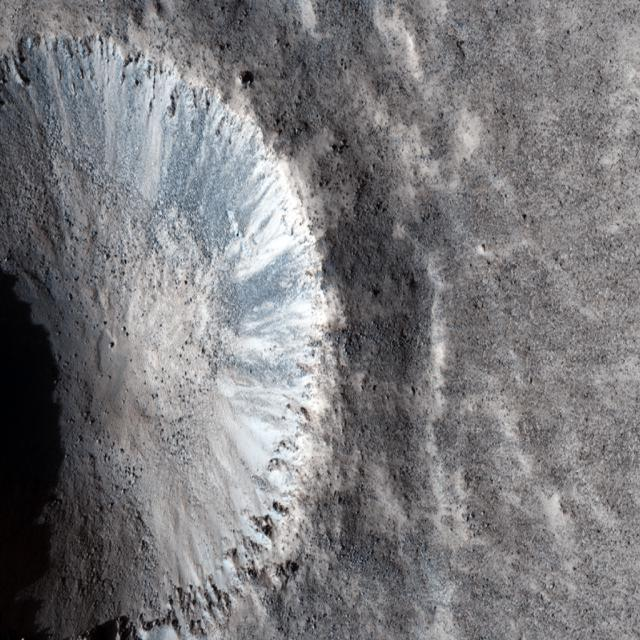
#> input picture by_size/massive/mars_crater--22-_jpg.rf.3ed23daa3923c22a459593cb449a7336.jpg, 640 x 640 px, given as the content of the folder real_craters, which was not available
$ jupyter execute --allow-errors build_reference_images.ipynb
#> lines starting #> are read from the running program, lines starting #| are printed output that depends on the picture; after the words box and inside, x2 and y2 are one past the last pixel; in counts of white or black regions, pixels touching at a corner belong together; pictures that were not available may be replaced by others from this repository, and a replacement may not be noted
[cell 1]
import cv2
import numpy as np
import os
import matplotlib.pyplot as plt
from glob import glob
import pandas as pd
import shutil

[cell 2]
#################################
#### Size Variation Detection ###
#################################

def detect_crater_size(image_path, visualize=False):
    """
    Detect craters in an image and classify them by size.

    Args:
        image_path: Path to the image file
        visualize: Whether to show visualization of detected contours

    Returns:
        size_category: Size category of the largest crater ('small', 'medium', 'large', 'massive')
        area: Area of the largest crater in pixels
    """
#> called with visualize = True
    # Read the image
    img = cv2.imread(image_path)
#> img is the input picture: shape (640, 640, 3); mean B, G, R 123.4, 121, 121.6
    if img is None:
        print(f"Error: Could not read image {image_path}")
        return None, 0

    # Convert to grayscale
    gray = cv2.cvtColor(img, cv2.COLOR_BGR2GRAY)

    # Apply Gaussian blur to reduce noise
    blurred = cv2.GaussianBlur(gray, (5, 5), 0)

    # Apply Canny edge detection
    edges = cv2.Canny(blurred, 50, 150)
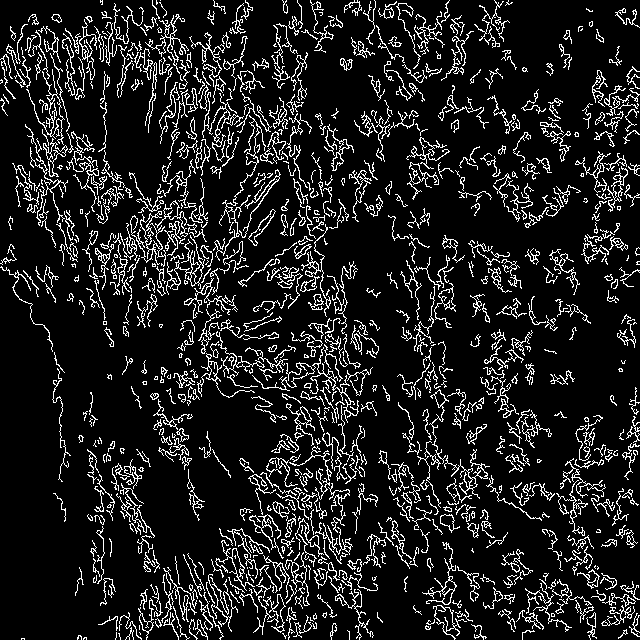
#> edges: shape (640, 640); 12.1% white in thin lines or dots

    # Dilate the edges to close small gaps
    kernel = np.ones((3, 3), np.uint8)
    dilated = cv2.dilate(edges, kernel, iterations=1)
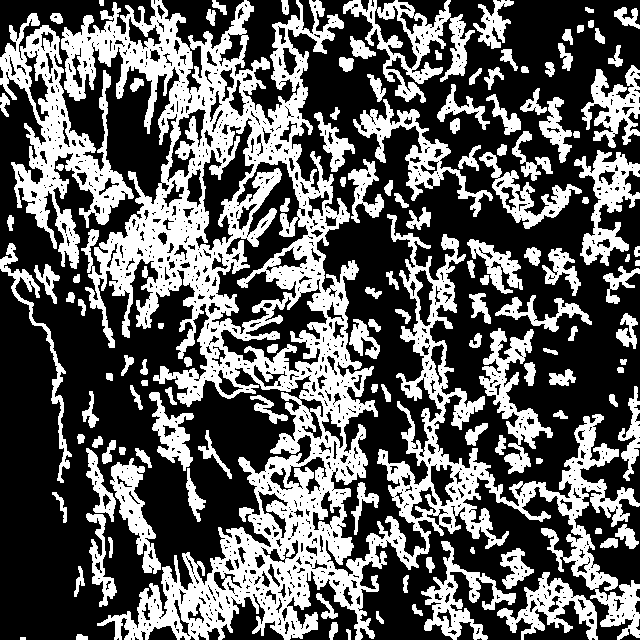
#> dilated: shape (640, 640); 37.3% white; 133 white regions (1 under 20 px)

    # Find contours
    contours, _ = cv2.findContours(dilated, cv2.RETR_EXTERNAL, cv2.CHAIN_APPROX_SIMPLE)
#> contours = 131 contours, 5 with area under 20; largest, box (x1, y1, x2, y2) and area: (61, 0, 640, 640) 111158, (0, 13, 134, 269) 11126, (343, 0, 475, 103) 5048, (353, 99, 493, 217) 3150, (574, 150, 640, 266) 3074

    # If no contours found, return None
    if not contours:
        return "unknown", 0

    # Find the largest contour (assumed to be the main crater)
    largest_contour = max(contours, key=cv2.contourArea)
#> largest_contour = contour of 6756 points, box (x1, y1, x2, y2) (61, 0, 640, 640), area 111158
    area = cv2.contourArea(largest_contour)
#> area = 111157.5

    # Visualize if requested
    if visualize:
        img_copy = img.copy()
        cv2.drawContours(img_copy, [largest_contour], -1, (0, 255, 0), 2)
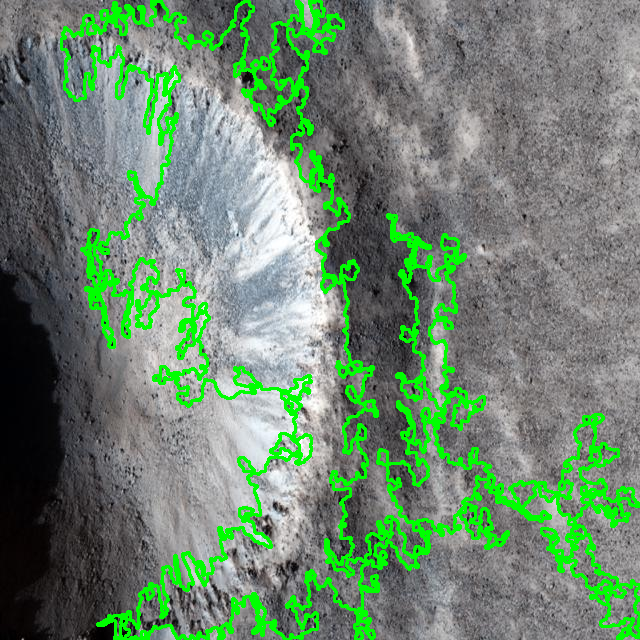
#> img_copy: shape (640, 640, 3); 10.5% of pixels changed, all inside (x1, y1, x2, y2) = (60, 0, 640, 640)
        plt.figure(figsize=(10, 8))
        plt.imshow(cv2.cvtColor(img_copy, cv2.COLOR_BGR2RGB))
        plt.title(f"Area: {area:.2f} pixels")
        plt.show()

    return area

def classify_craters_by_size(image_folder, output_csv='crater_sizes.csv', visualize_samples=False):
    """
    Process all images in a folder and classify craters by size.

    Args:
        image_folder: Folder containing crater images
        output_csv: Path to save results
        visualize_samples: Whether to visualize a few sample detections
    """
    # Get all image files
    image_files = glob(os.path.join(image_folder, "*.jpg")) + \
                  glob(os.path.join(image_folder, "*.png"))

    results = []

    # Process each image
    for i, img_path in enumerate(image_files):
        filename = os.path.basename(img_path)

        # Show progress
        if i % 10 == 0:
            print(f"Processing image {i+1}/{len(image_files)}: {filename}")

        # Visualize a few samples
        should_visualize = visualize_samples and i < 5

        # Detect crater size
        area = detect_crater_size(img_path, visualize=should_visualize)
#> area = 111157.5

        # Store results
        results.append({
            'filename': filename,
            'area': area,
        })

    # Convert to DataFrame
    df = pd.DataFrame(results)
#> df = table of 1 rows and 2 columns

    # Define size categories based on area percentiles
    if not df.empty and df['area'].sum() > 0:
        df['size_category'] = pd.qcut(
            df['area'],
            q=4,
            labels=['small', 'medium', 'large', 'massive']
        )
    else:
        print("Warning: No valid crater areas detected")
        df['size_category'] = 'unknown'

    # Save results
    df.to_csv(output_csv, index=False)

    # Print summary
    print("\nSize distribution:")
    print(df['size_category'].value_counts())

    return df

[cell 3]
#################################
#### Light Variation Detection ###
#################################

def analyze_light_hsv(image_path, visualize=False):
    """
    Analyze light characteristics using HSV color space.

    Args:
        image_path: Path to the image file
        visualize: Whether to show visualization

    Returns:
        h_mean: Mean hue
        s_mean: Mean saturation
        v_mean: Mean value (brightness)
        s_std: Standard deviation of saturation
        v_std: Standard deviation of value
    """
#> called with visualize = True
    # Read the image
    img = cv2.imread(image_path)
    if img is None:
        print(f"Error: Could not read image {image_path}")
        return None, None, None, None, None

    # Convert to HSV
    hsv = cv2.cvtColor(img, cv2.COLOR_BGR2HSV)
#> hsv: shape (640, 640, 3); mean H, S, V 118.9, 16.1, 124.8

    # Split channels
    h, s, v = cv2.split(hsv)
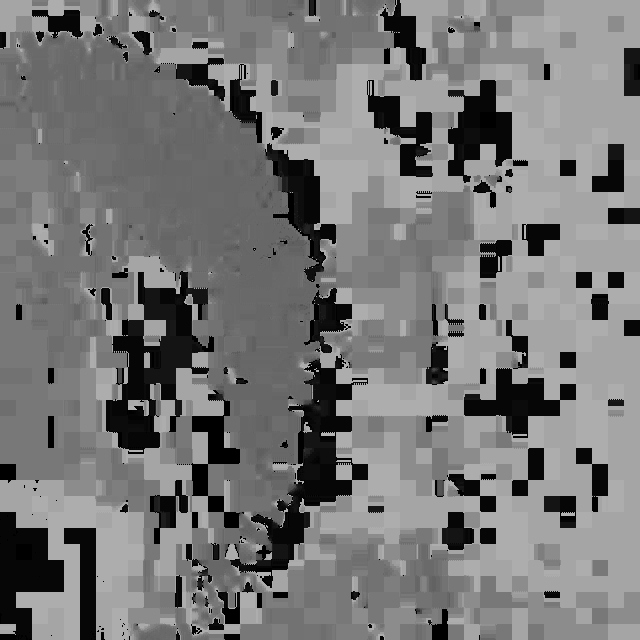
#> h: shape (640, 640); min 0, max 177, mean 118.9
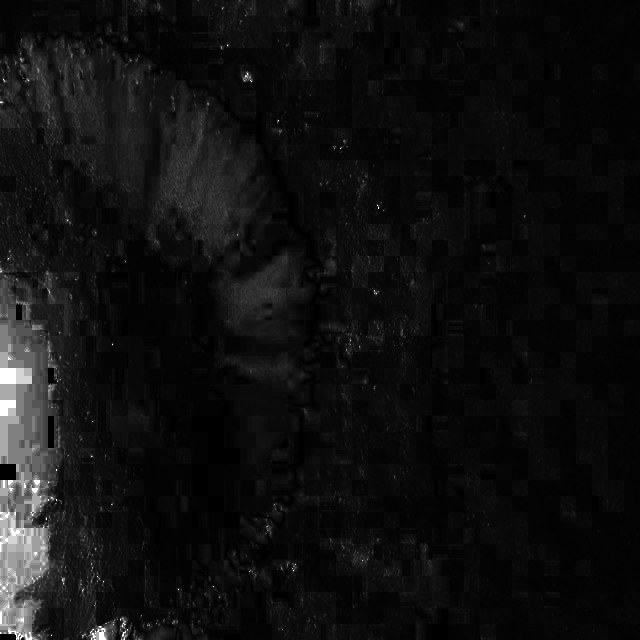
#> s: shape (640, 640); min 0, max 255, mean 16.1
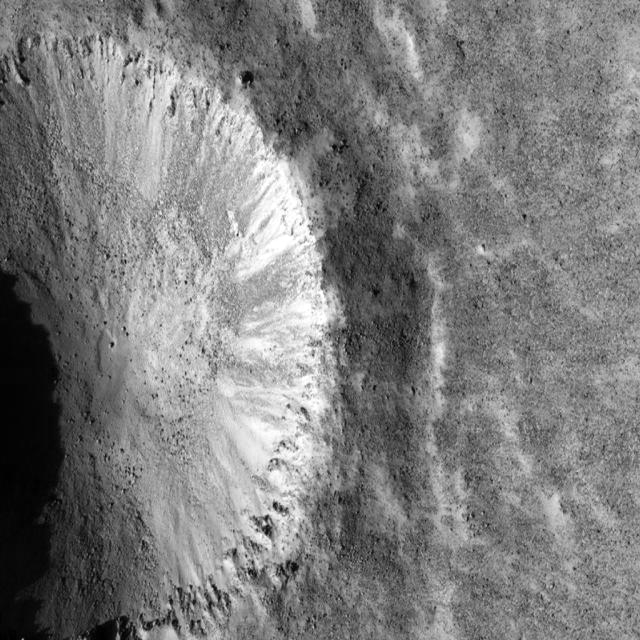
#> v: shape (640, 640); min 0, max 255, mean 124.8

    # Calculate statistics
    h_mean = np.mean(h)  # Average hue
#> h_mean = 118.9
    s_mean = np.mean(s)  # Average saturation
#> s_mean = 16.08
    v_mean = np.mean(v)  # Average brightness (value)
#> v_mean = 124.8

    h_std = np.std(h)    # Hue variation
#> h_std = 53.81
    s_std = np.std(s)    # Saturation variation
#> s_std = 27.15
    v_std = np.std(v)    # Brightness variation
#> v_std = 51.22

    # Visualize if requested
    if visualize:
        plt.figure(figsize=(15, 8))

        # Plot the image
        plt.subplot(2, 3, 1)
        plt.imshow(cv2.cvtColor(img, cv2.COLOR_BGR2RGB))
        plt.title("Original Image")
        plt.axis('off')

        # Plot HSV channels
        plt.subplot(2, 3, 2)
        plt.imshow(h, cmap='hsv')
        plt.title(f"Hue (Mean: {h_mean:.1f}, StdDev: {h_std:.1f})")
        plt.axis('off')

        plt.subplot(2, 3, 3)
        plt.imshow(s, cmap='gray')
        plt.title(f"Saturation (Mean: {s_mean:.1f}, StdDev: {s_std:.1f})")
        plt.axis('off')

        plt.subplot(2, 3, 4)
        plt.imshow(v, cmap='gray')
        plt.title(f"Value (Mean: {v_mean:.1f}, StdDev: {v_std:.1f})")
        plt.axis('off')

        # Plot histograms
        plt.subplot(2, 3, 5)
        plt.hist(s.ravel(), 256, [0, 256])
        plt.title("Saturation Histogram")

        plt.subplot(2, 3, 6)
        plt.hist(v.ravel(), 256, [0, 256])
        plt.title("Value Histogram")

        plt.tight_layout()
        plt.show()
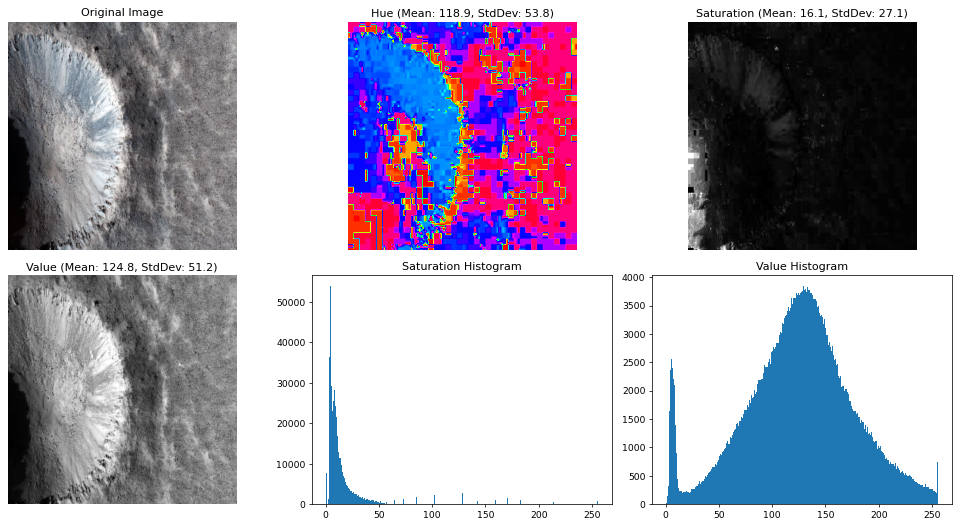
#> figure drawn by matplotlib, 6 panels; panel 5: tallest bar 53902 high, from x = 4 to 5; panel 6: tallest bar 3840 high, from x = 129 to 130

    return h_mean, s_mean, v_mean, s_std, v_std

def classify_images_by_hsv(image_folder, output_csv='hsv_analysis.csv', visualize_samples=False):
    """
    Process all images in a folder and classify them by HSV characteristics.
    """
    # Get all image files
    image_files = glob(os.path.join(image_folder, "*.jpg")) + \
                  glob(os.path.join(image_folder, "*.png"))

    results = []

    # Process each image
    for i, img_path in enumerate(image_files):
        filename = os.path.basename(img_path)

        # Show progress
        if i % 10 == 0:
            print(f"Processing image {i+1}/{len(image_files)}: {filename}")

        # Visualize a few samples
        should_visualize = visualize_samples and i < 5

        # Analyze HSV
        h_mean, s_mean, v_mean, s_std, v_std = analyze_light_hsv(
            img_path, visualize=should_visualize
        )
#> h_mean = 118.9; s_mean = 16.08; v_mean = 124.8; s_std = 27.15; v_std = 51.22

        # Store results
        results.append({
            'filename': filename,
            'h_mean': h_mean,
            's_mean': s_mean,
            'v_mean': v_mean,
            's_std': s_std,
            'v_std': v_std
        })

    # Convert to DataFrame
    df = pd.DataFrame(results)
#> df = table of 1 rows and 6 columns

    # Use fixed thresholds as suggested by professor
    # These thresholds should be adjusted based on your dataset

    # Value (brightness) categories
    df['brightness'] = pd.cut(
        df['v_mean'],
        bins=[0, 85, 170, 255],
        labels=['dark', 'medium', 'bright'],
        include_lowest=True
    )

    # Saturation categories
    df['saturation'] = pd.cut(
        df['s_mean'],
        bins=[0, 60, 120, 255],
        labels=['low_sat', 'medium_sat', 'high_sat'],
        include_lowest=True
    )

    # Contrast categories (based on value std)
    df['contrast'] = pd.cut(
        df['v_std'],
        bins=[0, 30, 60, 255],
        labels=['low_contrast', 'medium_contrast', 'high_contrast'],
        include_lowest=True
    )

    # Hue Categories
    df['hue_category'] = pd.cut(
        df['h_mean'],
        bins=[0, 10, 20, 30, 180],
        labels=['red', 'orange', 'yellow_brown', 'other'],
        include_lowest=True
    )

    # Save results
    df.to_csv(output_csv, index=False)

    # Print summary
    print("\nBrightness distribution:")
    print(df['brightness'].value_counts())
#| brightness
#| medium    1
#| dark      0
#| bright    0
#| Name: count, dtype: int64
    print("\nSaturation distribution:")
    print(df['saturation'].value_counts())
#| saturation
#| low_sat       1
#| medium_sat    0
#| high_sat      0
#| Name: count, dtype: int64
    print("\nContrast distribution:")
    print(df['contrast'].value_counts())
#| contrast
#| medium_contrast    1
#| low_contrast       0
#| high_contrast      0
#| Name: count, dtype: int64
    print("\Hue distribution:")
    print(df['hue_category'].value_counts())
#| hue_category
#| other           1
#| red             0
#| orange          0
#| yellow_brown    0
#| Name: count, dtype: int64


    return df

[cell 4]
#################################
#### Classify By Size ###########
#################################

image_folder = "real_craters"
#> (the rest of this cell did not finish here and is left out)

[cell 5]
#################################
#### Classify By Lighting #######
#################################

# Example usage
image_folder = "real_craters"
output_folder = "by_lighting"
df = classify_images_by_hsv(image_folder, visualize_samples=True)
#> df = table of 1 rows and 10 columns

# Create subfolders for brightness categories
for category in ['dark', 'medium', 'bright']:
    os.makedirs(os.path.join(output_folder, "brightness_" + category), exist_ok=True)

# Create subfolders for saturation categories
for category in ['low_sat', 'medium_sat', 'high_sat']:
    os.makedirs(os.path.join(output_folder, "saturation_" + category), exist_ok=True)

# Create subfolders for contrast categories
for category in ['low_contrast', 'medium_contrast', 'high_contrast']:
    os.makedirs(os.path.join(output_folder, "contrast_" + category), exist_ok=True)

# Create subfolders for hue categories
for category in ['red', 'orange', 'yellow_brown', 'other']:
    os.makedirs(os.path.join(output_folder, "hue_" + category), exist_ok=True)

# Import shutil for copying files

# Copy images to their respective brightness category folders
for _, row in df.iterrows():
    if pd.notna(row['brightness']):
        source = os.path.join(image_folder, row['filename'])
        dest = os.path.join(output_folder, "brightness_" + row['brightness'], row['filename'])
        shutil.copy2(source, dest)

    if pd.notna(row['saturation']):
        source = os.path.join(image_folder, row['filename'])
        dest = os.path.join(output_folder, "saturation_" + row['saturation'], row['filename'])
        shutil.copy2(source, dest)

    if pd.notna(row['contrast']):
        source = os.path.join(image_folder, row['filename'])
        dest = os.path.join(output_folder, "contrast_" + row['contrast'], row['filename'])
        shutil.copy2(source, dest)

    if pd.notna(row['hue_category']):
        source = os.path.join(image_folder, row['filename'])
        dest = os.path.join(output_folder, "hue_" + row['hue_category'], row['filename'])
        shutil.copy2(source, dest)
#> this loop made 1 pass

$ run again, on by_size/massive/mars_crater--9-_jpg.rf.64378015a647ef92689e24ea103644cd.jpg
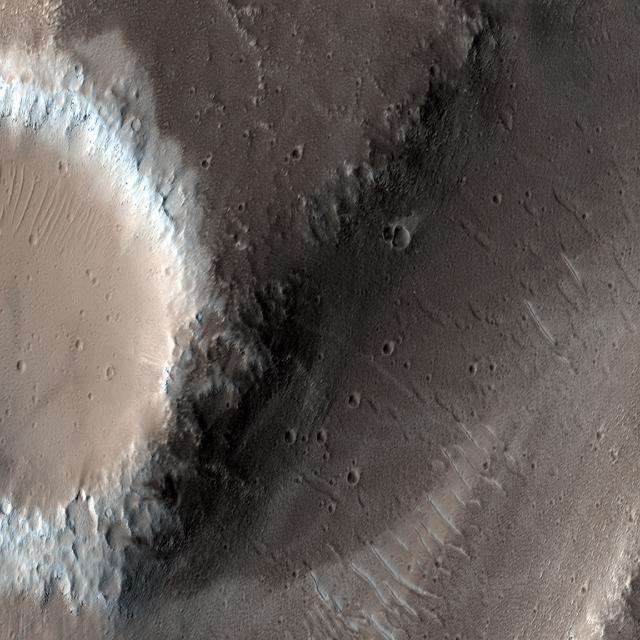
#> input picture by_size/massive/mars_crater--9-_jpg.rf.64378015a647ef92689e24ea103644cd.jpg, 640 x 640 px, given as the content of the folder real_craters, which was not available
#> in detect_crater_size, img is the input picture: shape (640, 640, 3); mean B, G, R 88.5, 92.5, 98.7
#> in detect_crater_size, `edges = cv2.Canny(blurred, 50, 150)`:
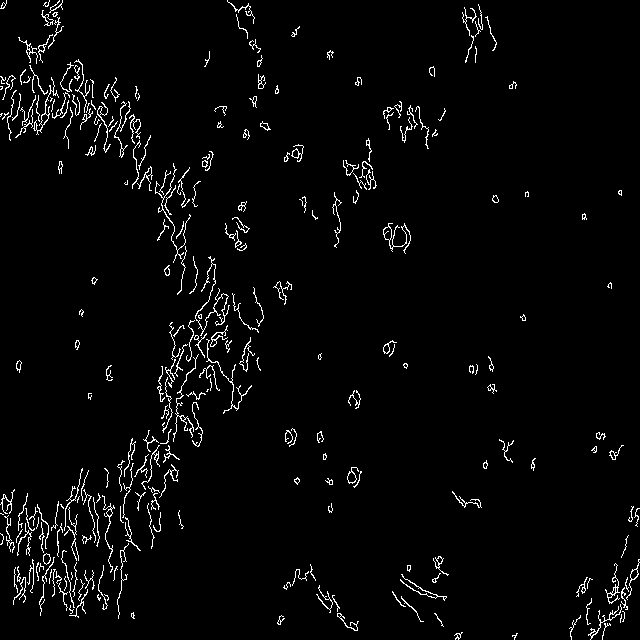
#> edges: shape (640, 640); 2.9% white in thin lines or dots
#> dilated: shape (640, 640); 9.4% white; 98 white regions
#> contours = 98 contours; largest, box (x1, y1, x2, y2) and area: (0, 255, 253, 620) 15323, (0, 0, 154, 192) 6124, (154, 162, 202, 296) 1611, (587, 558, 640, 640) 1158, (342, 137, 378, 191) 696
#> largest_contour = contour of 1977 points, box (x1, y1, x2, y2) (0, 255, 253, 620), area 15323
#> in detect_crater_size, `area = cv2.contourArea(largest_contour)`: area = 15323
#> img_copy: shape (640, 640, 3); 3.14% of pixels changed, all inside (x1, y1, x2, y2) = (0, 254, 254, 621)
#> in classify_craters_by_size, `df = pd.DataFrame(results)`: df = table of 1 rows and 2 columns
#> hsv: shape (640, 640, 3); mean H, S, V 19, 31.9, 99.2
#> in analyze_light_hsv, `h, s, v = cv2.split(hsv)`:
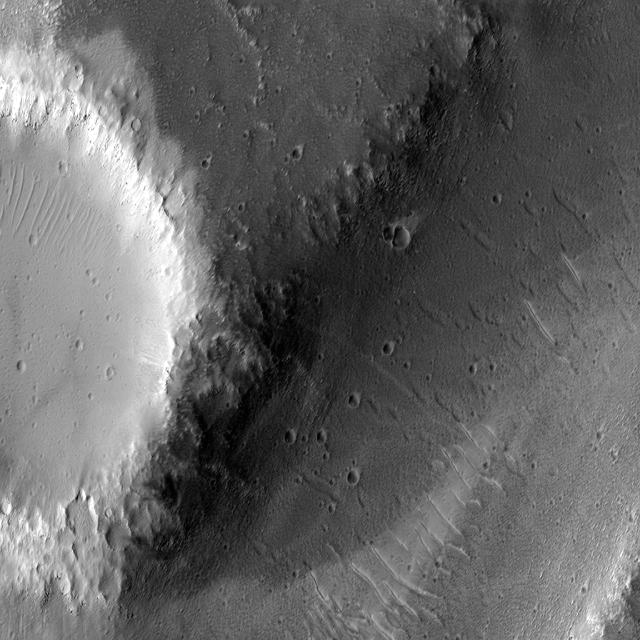
#> v: shape (640, 640); min 0, max 255, mean 99.2
#> in analyze_light_hsv, `h_mean = np.mean(h)`: h_mean = 18.97
#> in analyze_light_hsv, `s_mean = np.mean(s)`: s_mean = 31.88
#> in analyze_light_hsv, `v_mean = np.mean(v)`: v_mean = 99.23
#> h_std = 26.1
#> in analyze_light_hsv, `s_std = np.std(s)`: s_std = 17.61
#> in analyze_light_hsv, `v_std = np.std(v)`: v_std = 50.68
#> in classify_images_by_hsv, `h_mean, s_mean, v_mean, s_std, v_std = analyze_light_hsv( img_path, vi..`: h_mean = 18.97; s_mean = 31.88; v_mean = 99.23; s_std = 17.61; v_std = 50.68
#> in classify_images_by_hsv, `df = pd.DataFrame(results)`: df = table of 1 rows and 6 columns
#| brightness
#| medium    1
#| dark      0
#| bright    0
#| Name: count, dtype: int64
#| saturation
#| low_sat       1
#| medium_sat    0
#| high_sat      0
#| Name: count, dtype: int64
#| contrast
#| medium_contrast    1
#| low_contrast       0
#| high_contrast      0
#| Name: count, dtype: int64
#| hue_category
#| orange          1
#| red             0
#| yellow_brown    0
#| other           0
#| Name: count, dtype: int64
#> `df = classify_images_by_hsv(image_folder, visualize_samples=True)`: df = table of 1 rows and 10 columns
#> the loop `for _, row in df.iterrows():` made 1 pass
